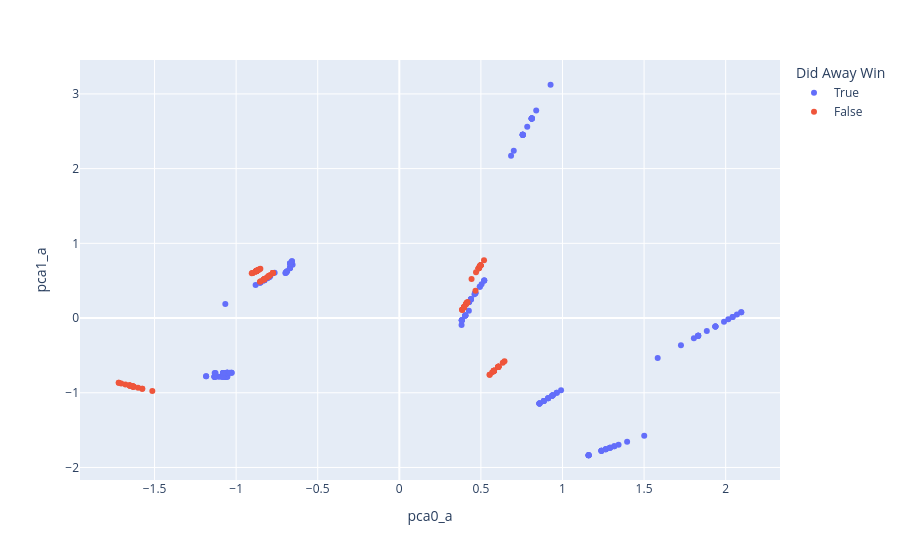
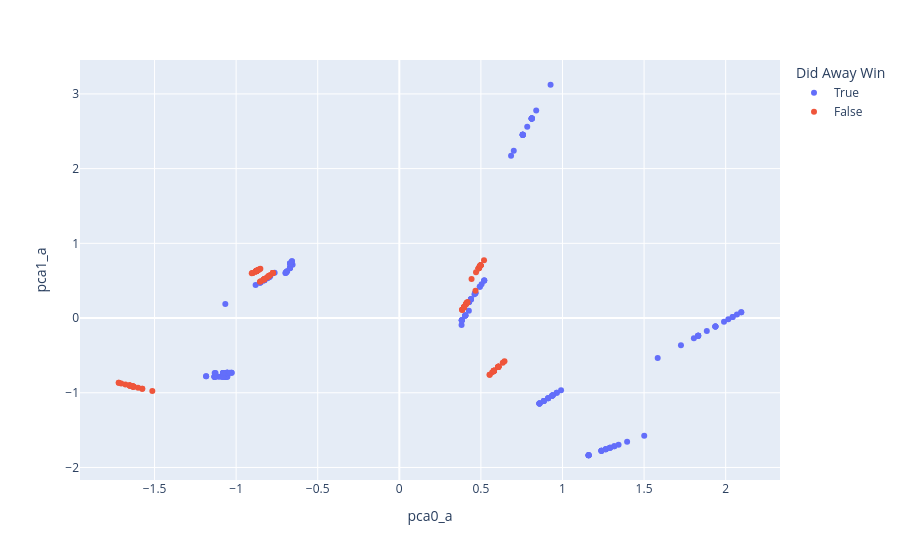

The code cell stored with these charts, in order, in its notebook:
### Markdown cell above
Since we are comparing and looking for similarities rather than predicting, for our machine learning aspect of our project, we wanted to use K-Means Clustering to find similarities between groups of bets by clustering based off of the odds for a team with win, the probability of each team to win, and the amount of wins in the regular season to see if there is a trend amongst the bets that hit. However, as we demonstrate a little later, utilizing clustering had its shortcomings, so instead we utilized a PCA map. What inspired us to use a PCA map was that it incorporates scale normalization and removes correlations, allowing similar samples to be close together and we can observe those similar samples for trends, like which bets hit/which teams win.

### Code cell
from sklearn.decomposition import PCA
import plotly.express as px

# We want to separate away and home odds since they are stored in the same rows
x_feat_list_a = ['price_away', 'away_wins', 'away_exp_value ($100 bet)', 'away_prob']
x_feat_list_h = ['price_home', 'home_wins', 'home_exp_value ($100 bet)', 'home_prob']

# Extract the values as numpy
x_a = h2h_combined.loc[:,x_feat_list_a].to_numpy()
x_h = h2h_combined.loc[:, x_feat_list_h].to_numpy()

# Apply the PCA clustering and fit_transform
pca = PCA(n_components=2, whiten=True)
y_a = pca.fit_transform(x_a)
y_h = pca.fit_transform(x_h)


# Store our pca values in dataframe for our scatter plots
h2h_combined['pca0_a'] = y_a[:, 0]
h2h_combined['pca1_a'] = y_a[:, 1]

h2h_combined['pca0_h'] = y_h[:, 0]
h2h_combined['pca1_h'] = y_h[:, 1]

# Add hover data to make graph more interactive
hover_data_a = ['Did Away Win', 'matchup'] + x_feat_list_a
px.scatter(h2h_combined, x='pca0_a', y='pca1_a',color='Did Away Win', hover_data=hover_data_a)
fig.show()
# Save scatterplot (submitted along with report)
fig.write_html('away_clusters.html')

# Same as above
hover_data_h = ['Did Away Win', 'matchup'] + x_feat_list_h
px.scatter(h2h_combined, x='pca0_h', y='pca1_h',color='Did Away Win', hover_data=hover_data_h)
fig.show()
fig.write_html('home_clusters.html')

### Figure 1 — Plotly figure (JSON) as saved in the notebook; plotly's stock layout.template omitted (floating-point values rounded to 4 significant figures; data arrays with more than 128 entries replaced by an {"elided": "..."} marker saying what was removed)
{"data": [{"customdata": {"elided": "191x6 mixed values"}, "hovertemplate": "Did Away Win=%{customdata[0]}<br>pca0_a=%{x}<br>pca1_a=%{y}<br>matchup=%{customdata[1]}<br>price_away=%{customdata[2]}<br>away_wins=%{customdata[3]}<br>away_exp_value ($100 bet)=%{customdata[4]}<br>away_prob=%{customdata[5]}<extra></extra>", "legendgroup": "True", "marker": {"color": "#636efa", "symbol": "circle"}, "mode": "markers", "name": "True", "orientation": "v", "showlegend": true, "type": "scatter", "x": {"elided": "191 float values"}, "xaxis": "x", "y": {"elided": "191 float values"}, "yaxis": "y"}, {"customdata": {"elided": "118x6 mixed values"}, "hovertemplate": "Did Away Win=%{customdata[0]}<br>pca0_a=%{x}<br>pca1_a=%{y}<br>matchup=%{customdata[1]}<br>price_away=%{customdata[2]}<br>away_wins=%{customdata[3]}<br>away_exp_value ($100 bet)=%{customdata[4]}<br>away_prob=%{customdata[5]}<extra></extra>", "legendgroup": "False", "marker": {"color": "#EF553B", "symbol": "circle"}, "mode": "markers", "name": "False", "orientation": "v", "showlegend": true, "type": "scatter", "x": [-0.8014, -0.8279, -0.8279, -0.812, -0.8279, -0.8014, -0.8279, -0.849, -0.8014, -0.8279, -0.8332, -0.8279, -0.7908, -0.7748, -0.7748, -0.7748, -0.7748, -0.7748, -0.8543, -0.8014, -1.653, -1.678, -1.704, -1.632, -1.632, -1.632, -1.632, -1.632, -1.575, -1.627, -1.632, -1.575, -1.719, -1.514, -1.653, -1.653, -1.653, -1.719, -1.601, -1.653, 0.4974, 0.4428, 0.4974, 0.4865, 0.4865, 0.4865, 0.4865, 0.4865, 0.4865, 0.5192, 0.4974, 0.4974, 0.4974, 0.4974, 0.4974, 0.4701, 0.4974, 0.4974, 0.4974, 0.4125, 0.3962, 0.4668, 0.4125, 0.3853, 0.3853, 0.4071, 0.3853, 0.4125, 0.4125, 0.4125, 0.4125, 0.4179, 0.4125, 0.3962, 0.3962, 0.3962, 0.3962, 0.3962, -0.8779, -0.899, -0.8779, -0.8727, -0.8779, -0.8779, -0.8779, -0.9043, -0.899, -0.8779, -0.8779, -0.8779, -0.8515, -0.8779, -0.8674, -0.8674, -0.8674, -0.8674, -0.8568, -0.8674, 0.6071, 0.5697, 0.6071, 0.6071, 0.6338, 0.5536, 0.5536, 0.6071, 0.6071, 0.5804, 0.6071, 0.6071, 0.6071, 0.5804, 0.5804, 0.5804, 0.5804, 0.5804, 0.6445, 0.5804], "xaxis": "x", "y": [0.5592, 0.5205, 0.5205, 0.5432, 0.5205, 0.5592, 0.5205, 0.4927, 0.5592, 0.5205, 0.5133, 0.5205, 0.5759, 0.6026, 0.6026, 0.6026, 0.6026, 0.6026, 0.4861, 0.5592, -0.9043, -0.8902, -0.8758, -0.9155, -0.9155, -0.9155, -0.9155, -0.9155, -0.9453, -0.9182, -0.9155, -0.9453, -0.8671, -0.9762, -0.9043, -0.9043, -0.9043, -0.8671, -0.9319, -0.9043, 0.7027, 0.5224, 0.7027, 0.6666, 0.6666, 0.6666, 0.6666, 0.6666, 0.6666, 0.7748, 0.7027, 0.7027, 0.7027, 0.7027, 0.7027, 0.6126, 0.7027, 0.7027, 0.7027, 0.1964, 0.1458, 0.3648, 0.1964, 0.1122, 0.1122, 0.1795, 0.1122, 0.1964, 0.1964, 0.1964, 0.1964, 0.2132, 0.1964, 0.1458, 0.1458, 0.1458, 0.1458, 0.1458, 0.6273, 0.6035, 0.6273, 0.6336, 0.6273, 0.6273, 0.6273, 0.5979, 0.6035, 0.6273, 0.6273, 0.6273, 0.6604, 0.6273, 0.6401, 0.6401, 0.6401, 0.6401, 0.6535, 0.6401, -0.6516, -0.7262, -0.6516, -0.6516, -0.5983, -0.7582, -0.7582, -0.6516, -0.6516, -0.7049, -0.6516, -0.6516, -0.6516, -0.7049, -0.7049, -0.7049, -0.7049, -0.7049, -0.577, -0.7049], "yaxis": "y"}], "layout": {"legend": {"title": {"text": "Did Away Win"}, "tracegroupgap": 0}, "margin": {"t": 60}, "xaxis": {"anchor": "y", "domain": [0, 1], "title": {"text": "pca0_a"}}, "yaxis": {"anchor": "x", "domain": [0, 1], "title": {"text": "pca1_a"}}}}

### Figure 2 — Plotly figure (JSON) as saved in the notebook; plotly's stock layout.template omitted (floating-point values rounded to 4 significant figures; data arrays with more than 128 entries replaced by an {"elided": "..."} marker saying what was removed)
{"data": [{"customdata": {"elided": "191x6 mixed values"}, "hovertemplate": "Did Away Win=%{customdata[0]}<br>pca0_a=%{x}<br>pca1_a=%{y}<br>matchup=%{customdata[1]}<br>price_away=%{customdata[2]}<br>away_wins=%{customdata[3]}<br>away_exp_value ($100 bet)=%{customdata[4]}<br>away_prob=%{customdata[5]}<extra></extra>", "legendgroup": "True", "marker": {"color": "#636efa", "symbol": "circle"}, "mode": "markers", "name": "True", "orientation": "v", "showlegend": true, "type": "scatter", "x": {"elided": "191 float values"}, "xaxis": "x", "y": {"elided": "191 float values"}, "yaxis": "y"}, {"customdata": {"elided": "118x6 mixed values"}, "hovertemplate": "Did Away Win=%{customdata[0]}<br>pca0_a=%{x}<br>pca1_a=%{y}<br>matchup=%{customdata[1]}<br>price_away=%{customdata[2]}<br>away_wins=%{customdata[3]}<br>away_exp_value ($100 bet)=%{customdata[4]}<br>away_prob=%{customdata[5]}<extra></extra>", "legendgroup": "False", "marker": {"color": "#EF553B", "symbol": "circle"}, "mode": "markers", "name": "False", "orientation": "v", "showlegend": true, "type": "scatter", "x": [-0.8014, -0.8279, -0.8279, -0.812, -0.8279, -0.8014, -0.8279, -0.849, -0.8014, -0.8279, -0.8332, -0.8279, -0.7908, -0.7748, -0.7748, -0.7748, -0.7748, -0.7748, -0.8543, -0.8014, -1.653, -1.678, -1.704, -1.632, -1.632, -1.632, -1.632, -1.632, -1.575, -1.627, -1.632, -1.575, -1.719, -1.514, -1.653, -1.653, -1.653, -1.719, -1.601, -1.653, 0.4974, 0.4428, 0.4974, 0.4865, 0.4865, 0.4865, 0.4865, 0.4865, 0.4865, 0.5192, 0.4974, 0.4974, 0.4974, 0.4974, 0.4974, 0.4701, 0.4974, 0.4974, 0.4974, 0.4125, 0.3962, 0.4668, 0.4125, 0.3853, 0.3853, 0.4071, 0.3853, 0.4125, 0.4125, 0.4125, 0.4125, 0.4179, 0.4125, 0.3962, 0.3962, 0.3962, 0.3962, 0.3962, -0.8779, -0.899, -0.8779, -0.8727, -0.8779, -0.8779, -0.8779, -0.9043, -0.899, -0.8779, -0.8779, -0.8779, -0.8515, -0.8779, -0.8674, -0.8674, -0.8674, -0.8674, -0.8568, -0.8674, 0.6071, 0.5697, 0.6071, 0.6071, 0.6338, 0.5536, 0.5536, 0.6071, 0.6071, 0.5804, 0.6071, 0.6071, 0.6071, 0.5804, 0.5804, 0.5804, 0.5804, 0.5804, 0.6445, 0.5804], "xaxis": "x", "y": [0.5592, 0.5205, 0.5205, 0.5432, 0.5205, 0.5592, 0.5205, 0.4927, 0.5592, 0.5205, 0.5133, 0.5205, 0.5759, 0.6026, 0.6026, 0.6026, 0.6026, 0.6026, 0.4861, 0.5592, -0.9043, -0.8902, -0.8758, -0.9155, -0.9155, -0.9155, -0.9155, -0.9155, -0.9453, -0.9182, -0.9155, -0.9453, -0.8671, -0.9762, -0.9043, -0.9043, -0.9043, -0.8671, -0.9319, -0.9043, 0.7027, 0.5224, 0.7027, 0.6666, 0.6666, 0.6666, 0.6666, 0.6666, 0.6666, 0.7748, 0.7027, 0.7027, 0.7027, 0.7027, 0.7027, 0.6126, 0.7027, 0.7027, 0.7027, 0.1964, 0.1458, 0.3648, 0.1964, 0.1122, 0.1122, 0.1795, 0.1122, 0.1964, 0.1964, 0.1964, 0.1964, 0.2132, 0.1964, 0.1458, 0.1458, 0.1458, 0.1458, 0.1458, 0.6273, 0.6035, 0.6273, 0.6336, 0.6273, 0.6273, 0.6273, 0.5979, 0.6035, 0.6273, 0.6273, 0.6273, 0.6604, 0.6273, 0.6401, 0.6401, 0.6401, 0.6401, 0.6535, 0.6401, -0.6516, -0.7262, -0.6516, -0.6516, -0.5983, -0.7582, -0.7582, -0.6516, -0.6516, -0.7049, -0.6516, -0.6516, -0.6516, -0.7049, -0.7049, -0.7049, -0.7049, -0.7049, -0.577, -0.7049], "yaxis": "y"}], "layout": {"legend": {"title": {"text": "Did Away Win"}, "tracegroupgap": 0}, "margin": {"t": 60}, "xaxis": {"anchor": "y", "domain": [0, 1], "title": {"text": "pca0_a"}}, "yaxis": {"anchor": "x", "domain": [0, 1], "title": {"text": "pca1_a"}}}}
